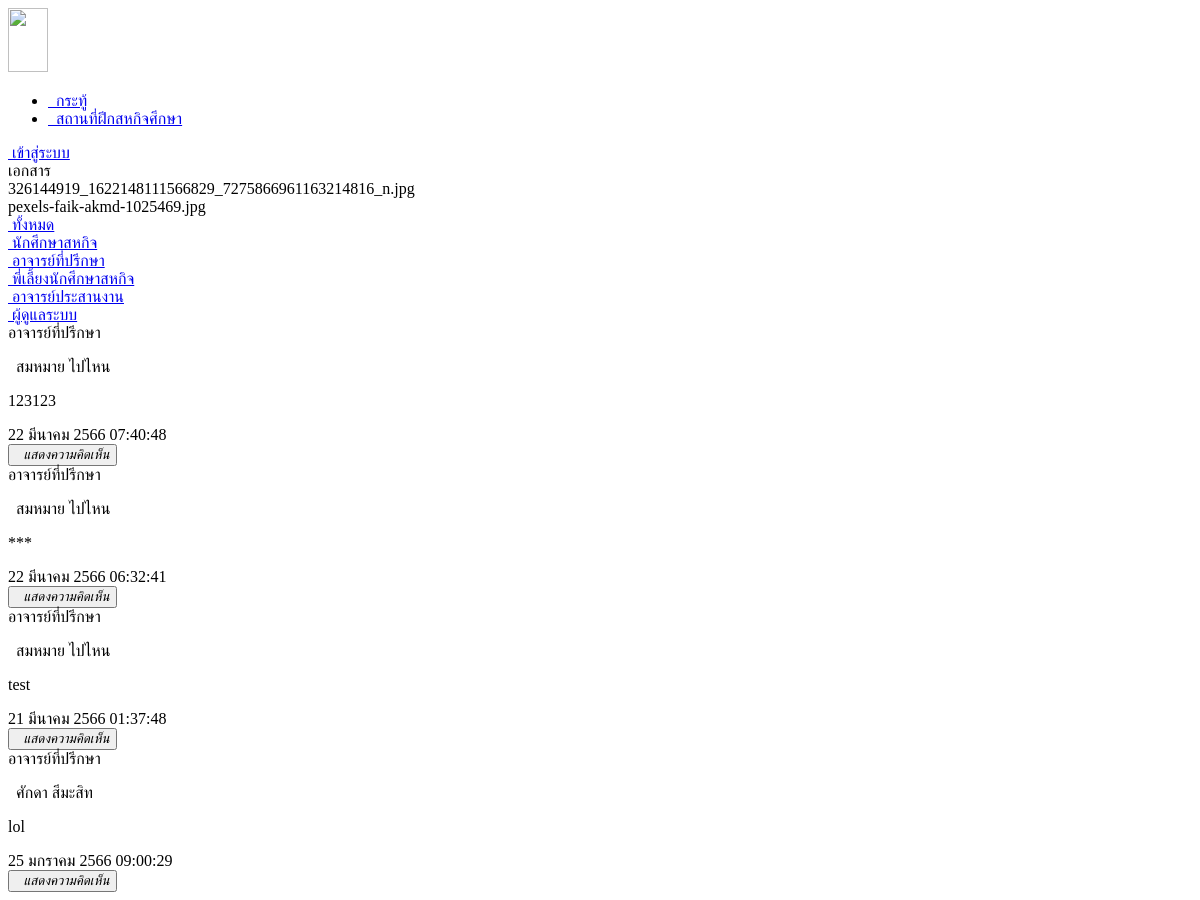
The page /indexmes2.php on the database its author committed.
### tables this page shows
CREATE TABLE `document_file` (
  `id` int(10) NOT NULL,
  `user_uploadfile` text NOT NULL COMMENT 'ชื่อผู้อัพโหลดไฟล์',
  `name_file` varchar(255) NOT NULL,
  `date_addfile` timestamp NOT NULL DEFAULT current_timestamp() ON UPDATE current_timestamp()
);

CREATE TABLE `tb_postmessage` (
  `id` int(10) NOT NULL,
  `id_userpost` varchar(10) NOT NULL,
  `imge` varchar(255) NOT NULL,
  `userpost` varchar(255) NOT NULL COMMENT 'ผู้สร้างโพสต์',
  `headding` varchar(255) NOT NULL COMMENT 'หัวเรื่อง',
  `textmes` varchar(255) NOT NULL COMMENT 'ข้อความ',
  `date` timestamp NOT NULL DEFAULT current_timestamp() ON UPDATE current_timestamp() COMMENT 'เวลาโพสต์'
);

### indexmes2.php (the view, shortened to what this page needs)
<?php
require_once 'dbconnect.php';
?>
<!DOCTYPE html>
<html lang="en">
<link rel="stylesheet" href="style.css" />
<body>
    <header class="bg-dark p-4 mb-3 border-bottom">
        <div class="container">
            <div class="d-flex flex-wrap align-items-center justify-content-center justify-content-lg-start ">
                <div class="d-flex align-items-center mb-2 mb-lg-0 text-dark text-decoration-none">
                    <img src="Logo.png" width="40" height="64">&nbsp;&nbsp;
                </div>
                <ul class="nav col-12 col-lg-auto me-lg-auto mb-2 justify-content-center fs-5 mb-md-0">
                    <li><a href="indexmes.php" class="nav-link px-2 link-secondary"><i class="fa-regular fa-message"></i>&nbsp;&nbsp;กระทู้</a></li>
                    <li><a href="index2.php" class="nav-link px-2 link-light"><i class="fa-solid fa-map-location-dot"></i>&nbsp;&nbsp;สถานที่ฝึกสหกิจศึกษา</a></li>
                </ul>
                <a class="btn btn btn-outline-light" href="home.php" role="button"><i class="fa-solid fa-lock"></i>&nbsp;เข้าสู่ระบบ</a>
            </div>
        </div>
    </header>
    <div class="container text-center ">
        <div class="row">
            <div class="col-12 col-md-3 col-sm-12 mb-3">
                <div class="card text-start">
                    <div class="card-header text-start bg-dark text-light fs-5">
                        เอกสาร
                    </div>
                    <div class="card-body bg-light">
                        <?php
                        $result1 = mysqli_query($conn, "SELECT name_file FROM document_file ORDER BY id DESC");
                        if (mysqli_num_rows($result1) > 0) {
                            while ($row = mysqli_fetch_assoc($result1)) {
                        ?>
                                <div class="container text-center">
                                    <div class="row mt-2">
                                        <div class="col col-sm-6 col-md-6 text-start">
                                            <?php echo $row["name_file"]; ?>
                                        </div>
                                    </div>
                                </div><?php
                                    }
                                } else {
                                    echo "ไม่มีเอกสาร";
                                }
                                        ?>
                    </div>
                </div>
            </div>
            <div class="col-12 col-md-9 col-sm-12">
                <div class="row">
                    <div class="col mb-3">
                        <div class="card bg-light">
                            <div class="card-body">
                                <div class="container text-center">
                                    <div class="row row-cols-5">
                                        <div class="col-12 col-sm-4 mb-2">
                                            <a class="btn btn btn-outline-primary w-100" href="indexmes.php" role="button"><i class="fa-solid fa-users"></i>&nbsp;ทั้งหมด</a>
                                        </div>
                                        <div class="col-12 col-sm-4 mb-2">
                                            <a class="btn btn btn-outline-primary w-100" href="indexmes1.php" role="button"><i class="fa-solid fa-user"></i>&nbsp;นักศึกษาสหกิจ</a>
                                        </div>
                                        <div class="col-12 col-sm-4 mb-2">
                                            <a class="btn btn btn-primary w-100" href="indexmes2.php" role="button"><i class="fa-solid fa-user"></i>&nbsp;อาจารย์ที่ปรึกษา</a>
                                        </div>
                                        <div class="col-12 col-sm-4 mb-2">
                                            <a class="btn btn btn-outline-primary w-100" href="indexmes3.php" role="button"><i class="fa-solid fa-user"></i>&nbsp;พี่เลี้ยงนักศึกษาสหกิจ</a>
                                        </div>
                                        <div class="col-12 col-sm-4 mb-2">
                                            <a class="btn btn btn-outline-primary w-100" href="indexmes4.php" role="button"><i class="fa-solid fa-user"></i>&nbsp;อาจารย์ประสานงาน</a>
                                        </div>
                                        <div class="col-12 col-sm-4 mb-2">
                                            <a class="btn btn btn-outline-primary w-100" href="indexmes5.php" role="button"><i class="fa-solid fa-user-shield"></i>&nbsp;ผู้ดูแลระบบ</a>
                                        </div>
                                    </div>
                                </div>
                            </div>
                        </div>
                    </div>
                </div>
                <?php
                $result = mysqli_query($conn, "SELECT * FROM `tb_postmessage` WHERE `headding` LIKE '2' ORDER BY `id` DESC");
                if (mysqli_num_rows($result) > 0) {
                    while ($row = mysqli_fetch_array($result)) {
                ?>
                        <div class="card bg-light mb-3">
                            <div class="card-header ">
                                <div class="row">
                                    <div class="col text-start">
                                        <span class="fs-5"><?php if ($row['headding'] == "1") {
                                                                echo "นักศึกษาสหกิจ";
                                                            } else if ($row['headding'] == "2") {
                                                                echo "อาจารย์ที่ปรึกษา";
                                                            } else if ($row['headding'] == "3") {
                                                                echo "พี่เลี้ยงของนักศึกษาสหกิจ";
                                                            } else if ($row['headding'] == "4") {
                                                                echo "อาจารย์ประสานงาน";
                                                            } else if ($row['headding'] == "5") {
                                                                echo "ผู้ดูแลระบบ";
                                                            } ?>
                                        </span>
                                    </div>
                                </div>
                            </div>
                            <div class="card-body">
                                <div class="row">
                                    <div class="col-12 text-start">
                                        <p class="fs-5">
                                            <i class="fa-solid fa-circle-user fa-lg"></i>&nbsp;&nbsp;<?php echo $row["userpost"]; ?>
                                        </p>
                                        <p class="fs-5"><?php echo $row["textmes"]; ?></p>
                                        <div class="text-muted fs-6"><?php
                                                                        $thai_month = array("มกราคม", "กุมภาพันธ์", "มีนาคม", "เมษายน", "พฤษภาคม", "มิถุนายน", "กรกฎาคม", "สิงหาคม", "กันยายน", "ตุลาคม", "พฤศจิกายน", "ธันวาคม");
                                                                        echo date('d', strtotime($row['date'])) . ' ' . $thai_month[date('m', strtotime($row['date'])) - 1] . ' ' . (date('Y', strtotime($row['date'])) + 543) . ' ' . date('H:i:s', strtotime($row['date']));
                                                                        ?></div>
                                    </div>
                                </div>
                            </div>
                            <div class="card-footer text-start">
                                <button type="button" class="btn border border-0 disabled" name="btnindexmes"><i class="fa-regular fa-message">&nbsp;&nbsp;แสดงความคิดเห็น</i></button>
                            </div>
                        </div>
                <?php
                    }
                } else {
                    echo "ไม่มีการโพสข้อมูล";
                }
                ?>
            </div>
        </div>
    </div>
</body>
</html>

### rows shown on the page
document_file: name_file "326144919_1622148111566829_7275866961163214816_n.jpg"
document_file: name_file "pexels-faik-akmd-1025469.jpg"
tb_postmessage: headding "อาจารย์ที่ปรึกษา", userpost "สมหมาย ไปไหน", textmes "123123", date "22", date "มีนาคม", date "2566", date "07:40:48"
tb_postmessage: headding "อาจารย์ที่ปรึกษา", userpost "สมหมาย ไปไหน", textmes "***", date "22", date "มีนาคม", date "2566", date "06:32:41"
tb_postmessage: headding "อาจารย์ที่ปรึกษา", userpost "สมหมาย ไปไหน", textmes "test", date "21", date "มีนาคม", date "2566", date "01:37:48"
tb_postmessage: headding "อาจารย์ที่ปรึกษา", userpost "ศักดา สีมะสิท", textmes "lol", date "25", date "มกราคม", date "2566", date "09:00:29"
